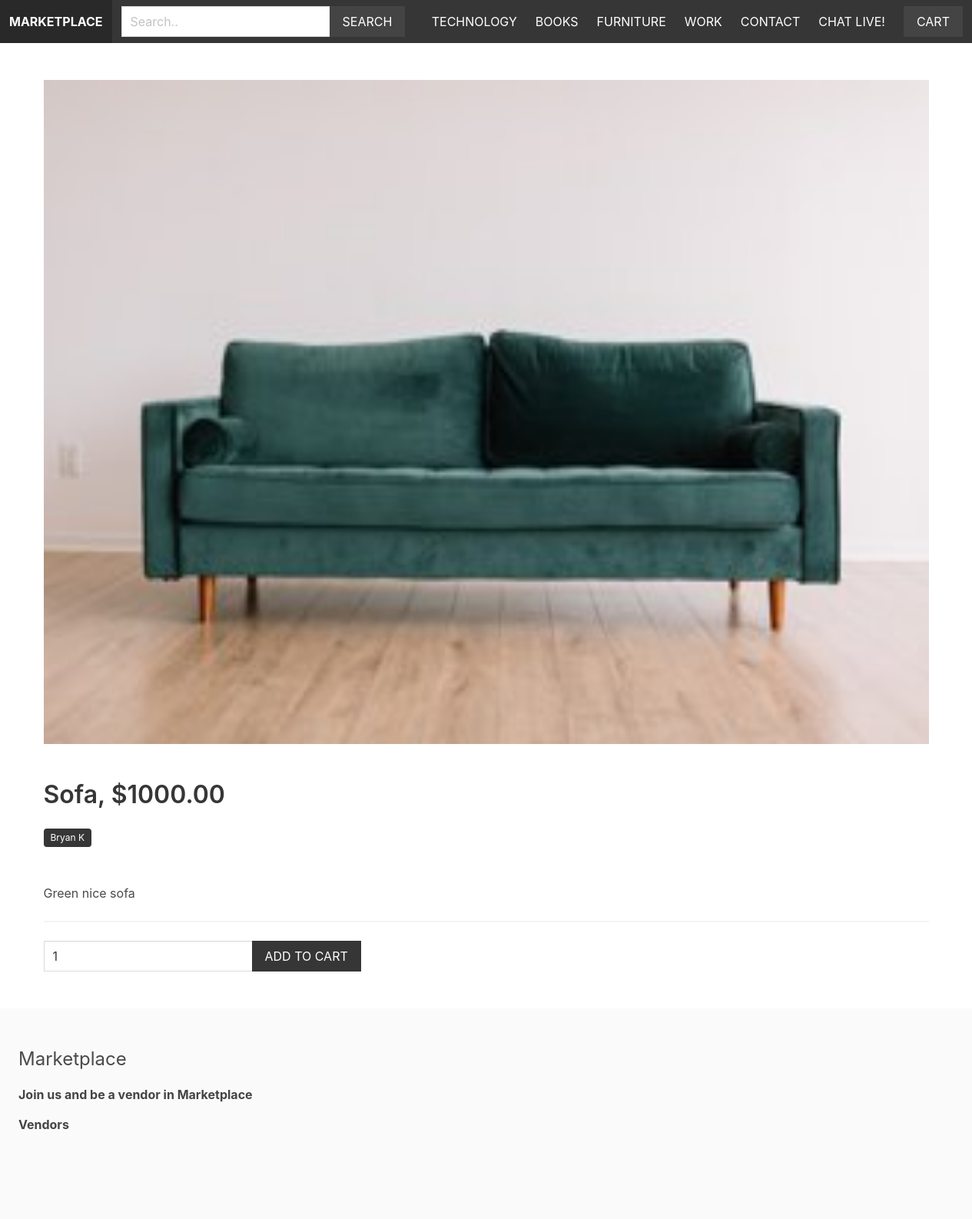
/furniture/sofa/, run on the app's committed database.
### apps/product/models.py (models this page shows, shortened)
class Category(models.Model):
    title = models.CharField(max_length=255)
    slug = models.SlugField(max_length=255)
    ordering = models.IntegerField(default=0)
    class Meta:
        ordering = ['ordering']

class Product(models.Model):
    category = models.ForeignKey(Category, related_name='products', on_delete=models.CASCADE)
    vendor = models.ForeignKey(Vendor, related_name='products', on_delete=models.CASCADE)
    title = models.CharField(max_length=255)
    slug = models.SlugField(max_length=255)
    description = models.TextField(blank=True, null=True)
    price = models.DecimalField(max_digits= 10, decimal_places=2)
    date_added = models.DateTimeField(auto_now_add=True)
    image = models.ImageField(upload_to='uploads/', blank=True, null=True)
    thumbnail = models.ImageField(upload_to='uploads/', blank=True, null=True)
    class Meta:
        ordering = ['-date_added']

### apps/vendor/models.py (models this page shows, shortened)
class Vendor(models.Model):
    name = models.CharField(max_length=255)
    created_at = models.DateTimeField(auto_now_add=True)
    created_by = models.OneToOneField(User, related_name='vendor', on_delete=models.CASCADE)
    class Meta:
        ordering = ['name']

### apps/product/views.py (the view)
# urls.py: path('<slug:category_slug>/<slug:product_slug>/', views.product, name='product'),
def product(request, category_slug, product_slug):
    cart = Cart(request)
    product = get_object_or_404(Product, category__slug=category_slug, slug=product_slug)
    if request.method == 'POST':
        form = AddToCartForm(request.POST)
        if form.is_valid():
            quantity = form.cleaned_data['quantity']
            cart.add(product_id=product.id, quantity=quantity, update_quantity=False)
            messages.success(request, 'The product was added to the cart')
            return redirect('product', category_slug=category_slug, product_slug=product_slug)
    else:
        form = AddToCartForm()
    similar_products = list(product.category.products.exclude(id=product.id))
    if len(similar_products) >= 4:
        similar_products = random.sample(similar_products, 4)
    return render(request, 'product/product.html', {'form': form, 'product': product, 'similar_products': similar_products})

### apps/product/forms.py
class AddToCartForm(forms.Form):
    quantity = forms.IntegerField()

### apps/cart/cart.py (called while the page is built)
    def __len__(self):
        return sum(item['quantity'] for item in self.cart.values())

### apps/cart/context_processors.py (called while the page is built)
def cart(request):
    return {'cart': Cart(request)}

### apps/product/context_processors.py (called while the page is built)
def menu_categories(request):
    categories = Category.objects.all()
    return {'menu_categories': categories}

### apps/product/templates/product/product.html (shortened to what this page needs)
{% extends 'core/base.html' %}
{% block content %}
    {% if product.image %}
        <figure class="image is-4by3 mb-6">
            <img src="{{ product.image.url }}">
        </figure>
    {% endif %}
    <h1 class="title">{{ product.title }}, ${{ product.price }}</h1>
    <p class="mb-6"><span class="tag is-dark">{{ product.vendor.name }}</span></p>
    <p>{{ product.description }}</p>
    <hr>
    <form method="post" action=".">
        <div class="field has-addons">
            <div class="control">
                <input type="number" name="quantity" value="1" class="input" min="1">
            </div>
            <div class="control">
                <button class="button is-dark is-uppercase">Add to cart</button>
            </div>
        </div>
    </form>
{% endblock %}

### apps/core/templates/core/base.html (shortened to what this page needs)
{% load static %}
<!DOCTYPE html>
<html lang="en">
<head>
    <link rel="stylesheet" href="https://cdn.jsdelivr.net/npm/bulma@0.9.1/css/bulma.min.css">
    <link rel="stylesheet" href="{% static 'styles/main.css' %}">
</head>
<body>
    <nav class="navbar is-dark">
        <div class="navbar-brand">
            <a href="/" class="navbar-item"><strong>Marketplace</strong></a>
        </div>
        <div class="navbar-menu" id="main-navbar">
            <div class="navbar-start">
                <div class="navbar-item">
                    <form method="get" action="{% url 'search' %}">
                        <div class="field has-addons">
                            <div class="control">
                                <input type="text" class="input" placeholder="Search.." name="query">
                            </div>
                            <div class="control">
                                <button class="button is-dark is-uppercase">Search</button>
                            </div>
                        </div>
                    </form>
                </div>
            </div>
            <div class="navbar-end">
                {% for category in menu_categories %}
                    <a href="{% url 'category' category.slug %}" class="navbar-item">{{ category.title }}</a>
                {% endfor %}
                <a href="{% url 'contact' %}" class="navbar-item">Contact</a>
                <a href="{% url 'index' %}" class="navbar-item">Chat Live!</a>
                <div class="navbar-item">
                    <a href="{% url 'cart' %}" class="button is-dark">Cart{% if cart %} ({{ cart | length }}){% endif %}</a>
                </div>
            </div>
        </div>
    </nav>
    <section class="section">
        <div class="container">
            {% block content %}
            {% endblock %}
        </div>
    </section>
    <footer class="footer">
        <h3 class="is-size-4 mb-4">Marketplace</h3>
        {% if request.user.is_authenticated %}
        <a href="{% url 'vendor_admin' %}"><b>Vendor Admin</b></a>
        {% else %}
        <a href="{% url 'become_vendor' %}"><b>Join us and be a vendor in Marketplace</b></a>
        {% endif %}
        <br>
        <a href="{% url 'vendor' %}"><b>Vendors</b></a>
    </footer>
</body>
</html>

### static/styles/main.css (style rules this page uses)
.navbar { text-transform: uppercase; }
.navbar .is-dark { background: #444; }
.footer a { margin-bottom: 15px; display: inline-block; color: #444; }
.input, .button { border-radius: 0; }

### data on the page
Category: title "TECHNOLOGY"
Category: title "BOOKS"
Category: title "FURNITURE"
Category: title "WORK"
Product: image (picture), title "Sofa", price "1000.00", vendor.name "Bryan K", description "Green nice sofa"
